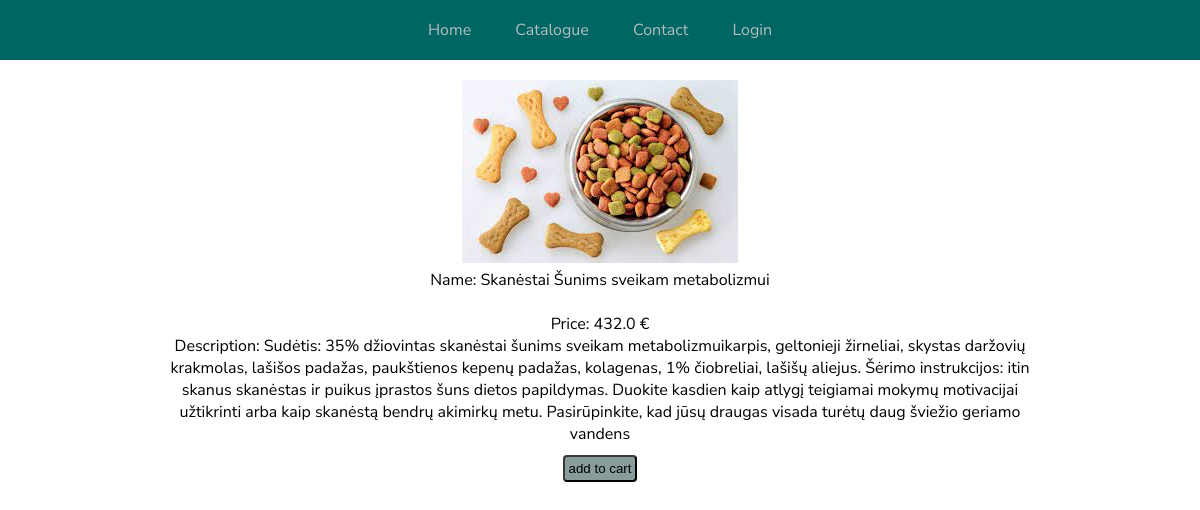
Screenshot of /treat/Skanėstai Šunims sveikam metabolizmui with the database file from the repository.
### app/models.py (models this page shows, shortened)
class Treat(db.Model):
    __tablename__ = 'Treat'
    id = db.Column(db.Integer, primary_key = True)
    name = db.Column(db.String(45), unique=True)
    descreption = db.Column(db.String(120))
    price = db.Column(db.Float)
    count = db.Column(db.Integer)
    image = db.Column(db.String)

### app/routes.py (the view)
@app.route('/treat/<name>', methods=['GET', 'POST'])
def treat(name):
    treat = Treat.query.filter_by(name=name).first()
    if request.method == 'POST':
        cart = loads(current_user.cart)
        cart.append(treat.name)
        current_user.cart = dumps(cart)
        db.session.commit()
    return render_template('treat.html', title=treat.name, treat=treat)

### app/routes.py (called while the page is built)
@app.before_request
def create_tables():
    db.create_all()

### app/templates/treat.html
{% extends 'base.html' %}
{% block content %}
<div class="treat-data">
    <img src="{{ url_for('static', filename='images/') }}{{ treat.image }}" alt="{{ treat.name }}">
    <div>
        <p>Name: {{ treat.name }}</p><br>
        <p>Price: {{ treat.price }} €</p>
        <p>Description: {{ treat.descreption}} </p>
    </div>
    <form action="" method="post">
        <input type="submit" value="add to cart" name="add" class="submit">
    </form>
</div>
{% endblock %}

### app/static/css/style.css (style rules this page uses)
* { margin: 0; padding: 0; box-sizing: border-box; }
body { font-family: 'Nunito Sans', sans-serif; }
.submit { border-color: #3B3936; border-radius: 4px; padding: 4px; margin-top: 10px; background-color: #889C9B; transition: all .3s; }
.treat-data { padding-left: 150px; padding-right: 150px; padding-top: 20px; }

### rows the page displays
Treat: image (picture), name "Skanėstai Šunims sveikam metabolizmui", price "432.0", descreption "Sudėtis: 35% džiovintas skanėstai šunims sveikam metabolizmuikarpis, geltonieji žirneliai, skystas daržovių krakmolas, lašišos padažas, paukštienos kepenų padažas, kolagenas, 1% čiobreliai, lašišų aliejus. Šėrimo instrukcijos: itin skanus skanėstas ir puikus įprastos šuns dietos papildymas. Duokite kasdien kaip atlygį teigiamai mokymų motivacijai užtikrinti arba kaip skanėstą bendrų akimirkų metu. Pasirūpinkite, kad jūsų draugas visada turėtų daug šviežio geriamo vandens"
